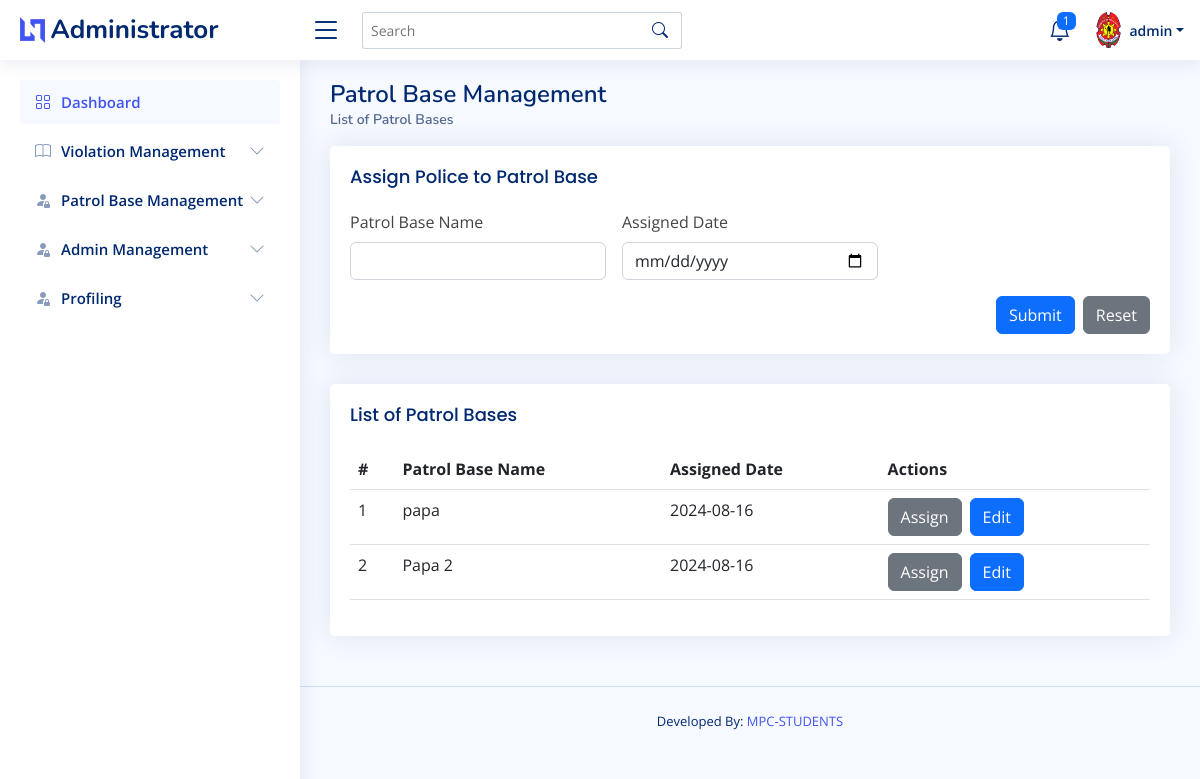
The page /admin/encode_patrolbase.php (signed in) on the database as committed earlier.
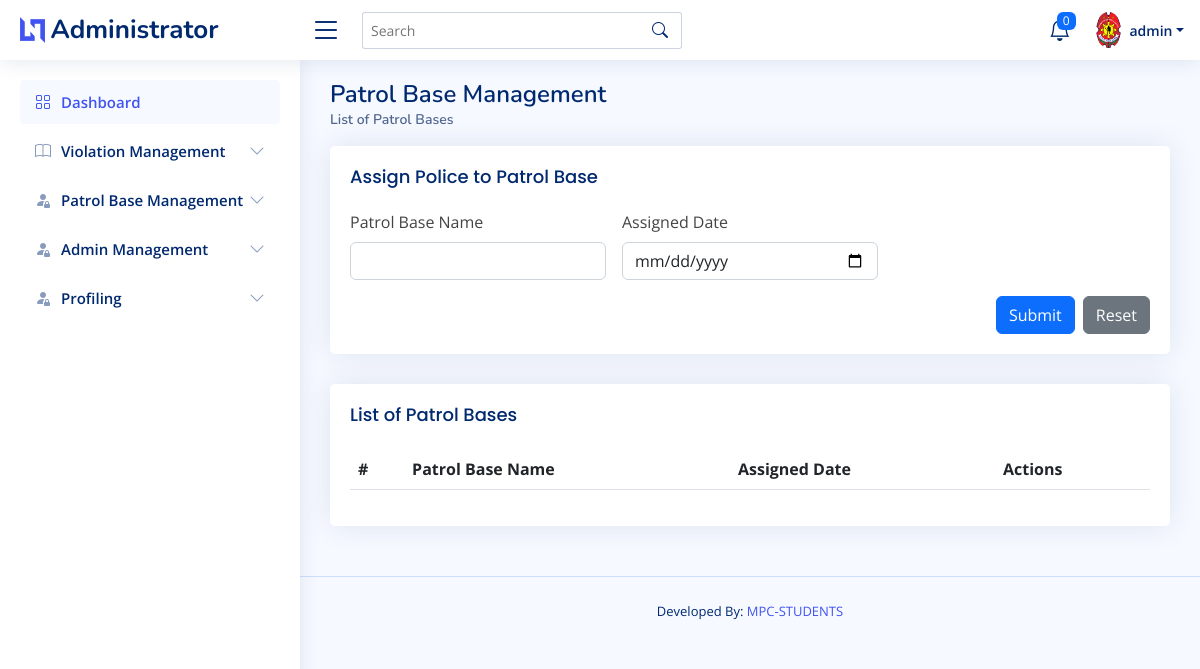
The same page on the database as committed later.
### tables this page shows
CREATE TABLE `patrol_base_tbl`  (
  `patrol_id` int NOT NULL AUTO_INCREMENT,
  `patrol_basename` varchar(255) NULL DEFAULT NULL,
  `assigned_date` date NULL DEFAULT current_timestamp,
  PRIMARY KEY (`patrol_id`) USING BTREE
);

### admin/encode_patrolbase.php (the view, shortened to what this page needs)
<?php
    include("admin_header.php");
?>
<body>
    <?php
        include("admin_topnav.php");
        include("admin_sidenav.php");
    ?>
    <main id="main" class="main">
        <div class="pagetitle">
            <h1>Patrol Base Management</h1>
            <nav>
                <ol class="breadcrumb">
                    <li class="breadcrumb-item active">List of Patrol Bases</li>
                </ol>
            </nav>
        </div>
        <section class="section">
            <div class="row">
                <div class="col-lg-12">
                    <div class="card">
                        <div class="card-body">
                            <h5 class="card-title">Assign Police to Patrol Base</h5>
                            <form class="row g-3" action="process/patrol_base_registration.php" method="POST">
                                <div class="col-md-4">
                                    <label for="patrol_base_name" class="form-label">Patrol Base Name</label>
                                    <input type="text" class="form-control" id="patrol_base_name" name="patrol_base_name" required>
                                </div>
                                <div class="col-md-4">
                                    <label for="assigned_date" class="form-label">Assigned Date</label>
                                    <input type="date" class="form-control" id="assigned_date" name="assigned_date" required>
                                </div>
                                <div class="col-12 d-flex justify-content-end">
                                    <button type="submit" class="btn btn-primary me-2">Submit</button>
                                    <button type="reset" class="btn btn-secondary">Reset</button>
                                </div>
                            </form>
                        </div>
                    </div>
                </div>
                <div class="col-lg-12">
                    <div class="card">
                        <div class="card-body">
                            <h5 class="card-title">List of Patrol Bases</h5>
                            <table class="table table-hover" id="patrol_base_datatable">
                                <thead>
                                    <tr>
                                        <th scope="col">#</th>
                                        <th scope="col">Patrol Base Name</th>
                                        <th scope="col">Assigned Date</th>
                                        <th scope="col">Actions</th>
                                    </tr>
                                </thead>
                                <tbody>
                                    <?php
                                        $stmt = $connection->prepare("SELECT * FROM patrol_base_tbl");
                                        $stmt->execute();
                                        $result = $stmt->get_result();
                                        $count = 1;
                                        while($row = $result->fetch_assoc()) {
                                            echo "<tr>";
                                            echo "<td>".$count."</td>";
                                            echo "<td>".$row['patrol_basename']."</td>";
                                            echo "<td>".$row['assigned_date']."</td>";
                                            echo "<td class='d-flex'>";
                                            echo "<a class='btn btn-secondary me-2' href='assign_police_patrol_page.php?patrol_id=" . htmlspecialchars($row['patrol_id']) . "'>Assign</a>";
                                            echo "<button class='btn btn-primary me-2' data-toggle='modal' data-target='#editModal" . $row['patrol_id'] . "'>Edit</button>";
                                            echo "</td>";
                                            echo "</tr>";
                                            $count++;
                                        }
                                    ?>
                                </tbody>
                            </table>
                        </div>
                    </div>
                </div>
            </div>
        </section>
    </main>
    <?php
        include("admin_footer.php");
    ?>
</body>
</html>

### admin/admin_header.php (shortened to what this page needs)
<!DOCTYPE html>
<html lang="en">
<head>
  <link href="../assets/vendor/bootstrap/css/bootstrap.min.css" rel="stylesheet">
  <link href="../assets/vendor/bootstrap-icons/bootstrap-icons.css" rel="stylesheet">
  <link href="../assets/vendor/boxicons/css/boxicons.min.css" rel="stylesheet">
  <link href="../assets/vendor/quill/quill.snow.css" rel="stylesheet">
  <link href="../assets/vendor/quill/quill.bubble.css" rel="stylesheet">
  <link href="../assets/vendor/remixicon/remixicon.css" rel="stylesheet">
  <link href="../assets/vendor/simple-datatables/style.css" rel="stylesheet">
  <link href="../assets/vendor/simple-datatables/style.css" rel="stylesheet">
<link href='https://cdn.jsdelivr.net/npm/fullcalendar@5.11.0/main.min.css' rel='stylesheet' />
<link href='https://fullcalendar.io/releases/fullcalendar/3.10.2/fullcalendar.min.css' rel='stylesheet' />
  <link rel="stylesheet" type="text/css" href="https://cdn.datatables.net/1.11.3/css/jquery.dataTables.css">
<link rel="stylesheet" type="text/css" href="https://cdn.datatables.net/buttons/2.1.0/css/buttons.dataTables.min.css">
  <link href="../assets/css/style.css" rel="stylesheet">
</head>
<body>

### admin/admin_topnav.php (shortened to what this page needs)
<header id="header" class="header fixed-top d-flex align-items-center">
<?php
$release_query = $connection->prepare("SELECT COUNT(*) as count_release FROM profiles WHERE status='Request'");
$release_query->execute();
$release_result = $release_query->get_result();
$release_result_count = $release_result->fetch_assoc()['count_release'];
?>
<div class="d-flex align-items-center justify-content-between">
  <a href="admin_dashboard.php" class="logo d-flex align-items-center">
    <img src="assets/img/logo.png" alt="">
    <span class="d-none d-lg-block">Administrator</span>
  </a>
  <i class="bi bi-list toggle-sidebar-btn"></i>
</div>
<div class="search-bar">
  <form class="search-form d-flex align-items-center" method="POST" action="#">
    <input type="text" name="query" placeholder="Search" title="Enter search keyword">
    <button type="submit" title="Search"><i class="bi bi-search"></i></button>
  </form>
</div>
<nav class="header-nav ms-auto">
  <ul class="d-flex align-items-center">
    <li class="nav-item dropdown">
      <a class="nav-link nav-icon" href="#" data-bs-toggle="dropdown">
        <i class="bi bi-bell"></i>
        <span class="badge bg-primary badge-number"><?php echo $release_result_count; ?></span>
      </a>
    </li>
    <li class="nav-item dropdown pe-3">
      <a class="nav-link nav-profile d-flex align-items-center pe-0" href="#" data-bs-toggle="dropdown">
        <img src="../assets/img/pnp.png" alt="Profile" class="rounded-circle">
        <span class="d-none d-md-block dropdown-toggle ps-2"><?php echo htmlspecialchars( $_SESSION['username'] ); ?></span>
      </a>
    </li>
  </ul>
</nav>
</header>

### admin/admin_sidenav.php (shortened to what this page needs)
<aside id="sidebar" class="sidebar">
<ul class="sidebar-nav" id="sidebar-nav">
  <li class="nav-item">
    <a class="nav-link " href="admin_dashboard.php">
      <i class="bi bi-grid"></i>
      <span>Dashboard</span>
    </a>
  </li>
  <li class="nav-item">
    <a class="nav-link collapsed" data-bs-target="#service-nav" data-bs-toggle="collapse" href="#">
      <i class="bi bi-book"></i><span>Violation Management</span><i class="bi bi-chevron-down ms-auto"></i>
    </a>
  </li>
  <li class="nav-item">
    <a class="nav-link collapsed" data-bs-target="#patrolbase-nav" data-bs-toggle="collapse" href="#">
      <i class="bi bi-person-fill-lock"></i><span>Patrol Base Management</span><i class="bi bi-chevron-down ms-auto"></i>
    </a>
  </li>
  <li class="nav-item">
    <a class="nav-link collapsed" data-bs-target="#user-nav" data-bs-toggle="collapse" href="#">
      <i class="bi bi-person-fill-lock"></i><span>Admin Management</span><i class="bi bi-chevron-down ms-auto"></i>
    </a>
  </li>
  <li class="nav-item">
    <a class="nav-link collapsed" data-bs-target="#Profiling-nav" data-bs-toggle="collapse" href="#">
      <i class="bi bi-person-fill-lock"></i><span>Profiling</span><i class="bi bi-chevron-down ms-auto"></i>
    </a>
  </li>
</ul>
</aside>

### admin/admin_footer.php (shortened to what this page needs)
<footer id="footer" class="footer">
<div class="credits">
Developed By: <a href="#"> MPC-STUDENTS</a>
</div>
  </footer>
</body>
</html>

### assets/css/style.css (style rules this page uses)
:root { scroll-behavior: smooth; }
body { font-family: "Open Sans", sans-serif; background: #f6f9ff; color: #444444; }
a { color: #4154f1; text-decoration: none; }
h1, h2, h3, h4, h5, h6 { font-family: "Nunito", sans-serif; }
#main { margin-top: 60px; padding: 20px 30px; transition: all 0.3s; }
.pagetitle { margin-bottom: 10px; }
.pagetitle h1 { font-size: 24px; margin-bottom: 0; font-weight: 600; color: #012970; }
.card { margin-bottom: 30px; border: none; border-radius: 5px; box-shadow: 0px 0 30px rgba(1, 41, 112, 0.1); }
.card-title { padding: 20px 0 15px 0; font-size: 18px; font-weight: 500; color: #012970; font-family: "Poppins", sans-serif; }
.card-body { padding: 0 20px 20px 20px; }
.breadcrumb { font-size: 14px; font-family: "Nunito", sans-serif; color: #899bbd; font-weight: 600; }
.breadcrumb .breadcrumb-item::before { color: #899bbd; }
.breadcrumb .active { color: #51678f; font-weight: 600; }
.logo { line-height: 1; }
@media (min-width: 1200px) { .logo { width: 280px; } }
.logo img { max-height: 26px; margin-right: 6px; }
.logo span { font-size: 26px; font-weight: 700; color: #012970; font-family: "Nunito", sans-serif; }
.header { transition: all 0.5s; z-index: 997; height: 60px; box-shadow: 0px 2px 20px rgba(1, 41, 112, 0.1); background-color: #fff; padding-left: 20px; }
.header .toggle-sidebar-btn { font-size: 32px; padding-left: 10px; cursor: pointer; color: #012970; }
.header .search-bar { min-width: 360px; padding: 0 20px; }
.header .search-form { width: 100%; }
.header .search-form input { border: 0; font-size: 14px; color: #012970; border: 1px solid rgba(1, 41, 112, 0.2); padding: 7px 38px 7px 8px; border-radius: 3px; transition: 0.3s; width: 100%; }
.header .search-form button { border: 0; padding: 0; margin-left: -30px; background: none; }
.header .search-form button i { color: #012970; }
.header-nav ul { list-style: none; }
.header-nav>ul { margin: 0; padding: 0; }
.header-nav .nav-icon { font-size: 22px; color: #012970; margin-right: 25px; position: relative; }
.header-nav .nav-profile { color: #012970; }
.header-nav .nav-profile img { max-height: 36px; }
.header-nav .nav-profile span { font-size: 14px; font-weight: 600; }
.header-nav .badge-number { position: absolute; inset: -2px -5px auto auto; font-weight: normal; font-size: 12px; padding: 3px 6px; }
.sidebar { position: fixed; top: 60px; left: 0; bottom: 0; width: 300px; z-index: 996; transition: all 0.3s; padding: 20px; overflow-y: auto; scrollbar-width: thin; scrollbar-color: #aab7cf transparent; box-shadow: 0px 0px 20px rgba(1, 41, 112, 0.1); background-color: #fff; }
@media (min-width: 1200px) { #main, #footer { margin-left: 300px; } }
.sidebar-nav { padding: 0; margin: 0; list-style: none; }
.sidebar-nav li { padding: 0; margin: 0; list-style: none; }
.sidebar-nav .nav-item { margin-bottom: 5px; }
.sidebar-nav .nav-link { display: flex; align-items: center; font-size: 15px; font-weight: 600; color: #4154f1; transition: 0.3; background: #f6f9ff; padding: 10px 15px; border-radius: 4px; }
.sidebar-nav .nav-link i { font-size: 16px; margin-right: 10px; color: #4154f1; }
.sidebar-nav .nav-link.collapsed { color: #012970; background: #fff; }
.sidebar-nav .nav-link.collapsed i { color: #899bbd; }
.sidebar-nav .nav-link .bi-chevron-down { margin-right: 0; transition: transform 0.2s ease-in-out; }
.footer { padding: 20px 0; font-size: 14px; transition: all 0.3s; border-top: 1px solid #cddfff; }
.footer .credits { padding-top: 5px; text-align: center; font-size: 13px; color: #012970; }

Rows that differ between the two databases and show on the page:
removed patrol_base_tbl: patrol_basename "papa", assigned_date "2024-08-16"
removed patrol_base_tbl: patrol_basename "Papa 2", assigned_date "2024-08-16"
Other text that changed with them:
$release_result_count: "1" → "0"
